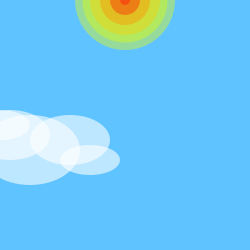
Frame 1 (no input)
Frame 60 (the mouse pressed at the canvas centre just before this capture): identical to frame 1, image omitted
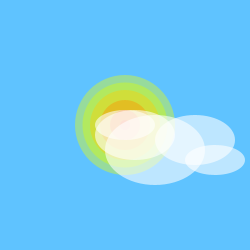
Frame 120 (the mouse held since frame 60 and released just before this capture)

The Processing sketch that drew these frames (run headless with seeded random() and noise(); from frame 60 on, the mouse is pressed at the canvas centre):

// Processing sketch: processing_18630
// ── processing_18630.pde

void setup(){
size(250,250);
}
void draw(){
smooth();
background(#5FC3FF);
noStroke();

//transparent yellow circles
fill(#EDFF03, 100);
ellipse(125, mouseY, 100, 100);

fill(#DCFF00, 100);
ellipse(125, mouseY, 85, 85);

//transparent orange circles
fill(#FFCD00, 100);
ellipse(125, mouseY, 70, 70);

fill(#FF8D00, 100);
ellipse(125, mouseY, 50, 50);

fill(#FF0011, 100);
ellipse(125, mouseY, 10, 10);

fill(#FF1A00, 100);
ellipse(125, mouseY, 30, 30);


//clouds
fill(255, 150);
ellipse(mouseX, 125, 60, 30);

fill(255, 150);
ellipse(mouseX + 10, 135, 80, 50);

fill(255, 150);
ellipse(mouseX + 30, 150, 100, 70);

fill(255, 150);
ellipse(mouseX + 90, 160, 60, 30);

fill(255, 150);
ellipse(mouseX + 70, 140, 80, 50);

}
   
   
